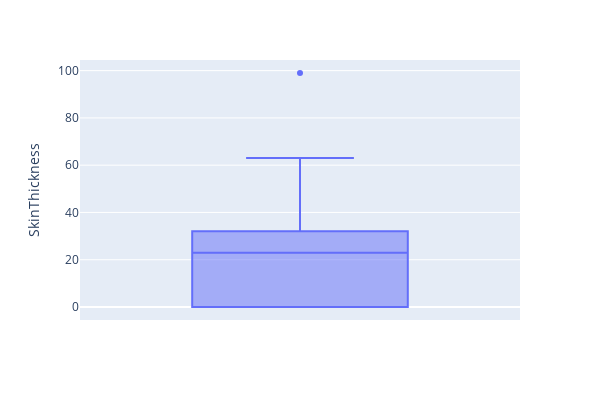

Source (notebook cell):
### Code cell
fig = px.box(df, y='SkinThickness',width=600, height=400)
fig.show()

### Figure 1 — Plotly figure (JSON) as saved in the notebook; plotly's stock layout.template omitted (floating-point values rounded to 4 significant figures; data arrays with more than 128 entries replaced by an {"elided": "..."} marker saying what was removed)
{"data": [{"alignmentgroup": "True", "hovertemplate": "SkinThickness=%{y}<extra></extra>", "legendgroup": "", "marker": {"color": "#636efa"}, "name": "", "notched": false, "offsetgroup": "", "orientation": "v", "showlegend": false, "type": "box", "x0": " ", "xaxis": "x", "y": {"elided": "768 int values"}, "y0": " ", "yaxis": "y"}], "layout": {"boxmode": "group", "height": 400, "legend": {"tracegroupgap": 0}, "margin": {"t": 60}, "width": 600, "xaxis": {"anchor": "y", "domain": [0, 1]}, "yaxis": {"anchor": "x", "domain": [0, 1], "title": {"text": "SkinThickness"}}}}
